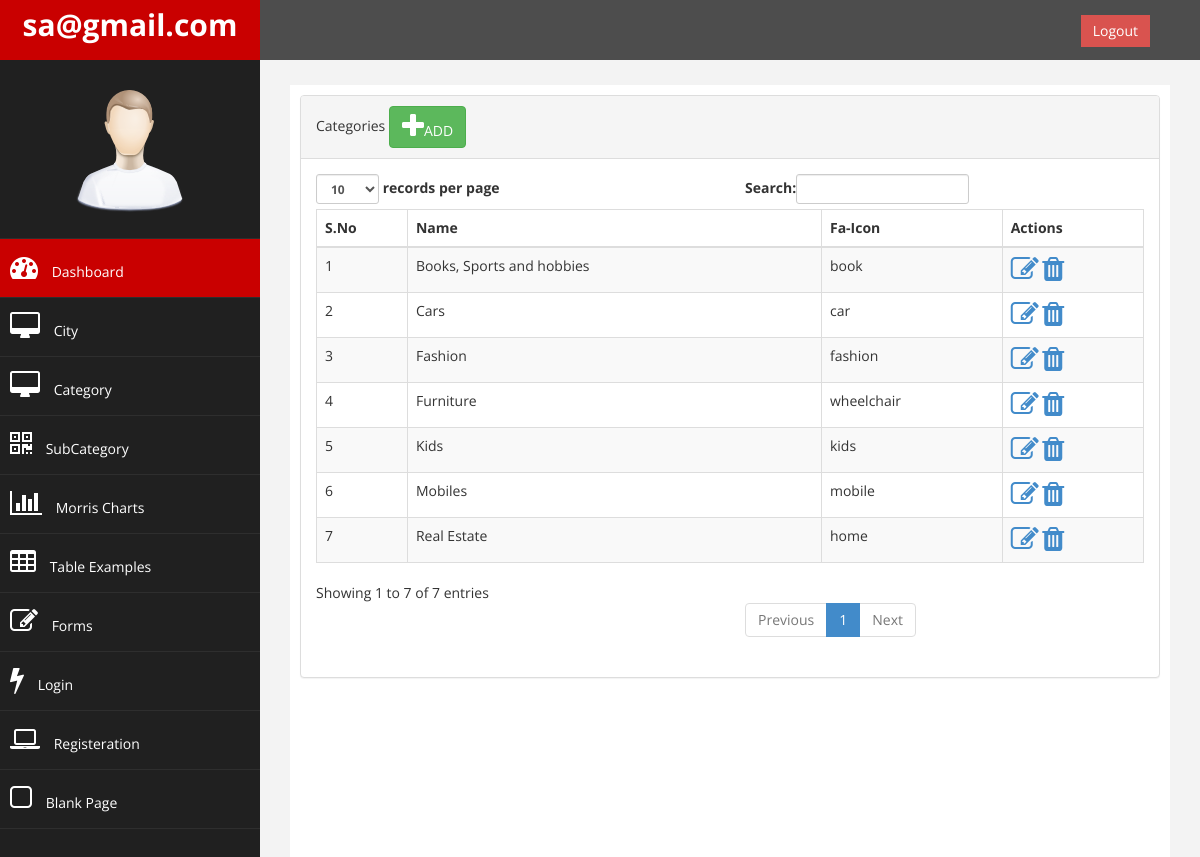
The app's page /admin/category.php (signed in) with its own data.
### tables this page shows
CREATE TABLE `category` (
  `id` int(11) NOT NULL,
  `name` varchar(50) NOT NULL,
  `fa_icon` varchar(25) NOT NULL
);

### admin/db/db.php (called while the page is built, shortened)
<?php
class DB{
 	 private $dbHost   = DB_HOST;
	 private $dbUsername   = DB_USER;
	 private $dbPassword   = DB_PASS;
	 private $dbName = DB_NAME;
	 public $db;
    public function __construct(){
        if(!$this->db){
            $conn = new mysqli($this->dbHost, $this->dbUsername, $this->dbPassword, $this->dbName);
            if($conn->connect_error){
                die("Failed to connect with MySQL: " . $conn->connect_error);
            }else{
                $this->db = $conn;
            }
        }
    }
    public function select($table,$conditions = array()){
        $sql = 'SELECT ';
        $sql .= array_key_exists("select",$conditions)?$conditions['select']:'*';
        $sql .= ' FROM '.$table;
        if(array_key_exists("order_by",$conditions)){
            $sql .= ' ORDER BY '.$conditions['order_by'];
        }
        $result = $this->db->query($sql);
        if(array_key_exists("return_type",$conditions) && $conditions['return_type'] != 'all'){
            switch($conditions['return_type']){
                case 'count':
                    $data = $result->num_rows;
                    break;
                case 'single':
                    $data = $result->fetch_assoc();
                    break;
                default:
                    $data = '';
            }
        }else{
            if($result->num_rows > 0){
                while($row = $result->fetch_assoc()){
                    $data[] = $row;
                }
            }
        }
        return !empty($data)?$data:false;
    }
}
$db = new DB();

### admin/category.php (the view, shortened to what this page needs)
<?php
	include 'init.php';
	$sessData = !empty($_SESSION['sessData'])?$_SESSION['sessData']:'';
?>
  	<div id="page-wrapper" >
        <div id="page-inner">
            <div class="row">
                <div class="col-md-12">
					<?php
						if (isset($_GET['action']) && !empty($_GET['action']) && ($_GET['action']=='edit')) {
						$conditions['where'] = array(
		                    'id'=>$_GET['id']
		                );
		                $conditions['return_type'] = 'single';
						$results= $db->select('category',$conditions);
						if(empty($results)){
							$sessData['status']['type'] = 'error';
                   			$sessData['status']['msg'] = 'Some problem occurred, please try again.';
                   			$_SESSION['sessData'] = $sessData;
							header('Location:category.php');
						}
					?>
						<div class="panel-body">
                            <div class="row">
                                <div class="col-md-6 col-md-offset-3">
                                    <h3>Add Category</h3>
                                    <form role="form"  action="classes/category.php" method="post">
                                        <div class="form-group">
                                            <label>Name</label>
                                            <input class="form-control" name="name" value="<?=$results['name']?>" />
                                        </div>
                                        <div class="form-group">
                                            <label>Fa-Icon</label>
                                            <input class="form-control" name="fa_icon" value="<?=$results['fa_icon']?>"/>
                                        </div>
                                        <input type="hidden" name="action" value="edit">
                                        <input type="hidden" name="id" value="<?=$results['id']?>">
                                        <button type="submit" class="btn btn-success" name="category_submit">Submit</button>
                                        <a type="reset" class="btn btn-primary" href="<?=$_SERVER['PHP_SELF']; ?>">Back</a>
                                    </form>
                                </div>
                            </div>
                        </div>
					<?php }else{
						$results= $db->select('category',array('order_by'=>'name ASC'));
						?>
						<div class="panel panel-default">
                        <div class="panel-heading">
                             Categories
                             <a class="btn btn-success" href="<?=$_SERVER['PHP_SELF']; ?>?action=add"><i class="fa fa-plus fa-2x"></i>ADD</a>
                        </div>
                        <div class="panel-body">
                            <div class="table-responsive">
                                <table class="table table-striped table-bordered table-hover" id="dataTables-example">
                                    <thead>
                                        <tr>
                                            <th>S.No</th>
                                            <th>Name</th>
                                            <th>Fa-Icon</th>
                                            <th>Actions</th>
                                        </tr>
                                    </thead>
                                    <tbody>
                                    	<?php $count = 0; foreach ($results as $res): ?>
                                        <tr class="odd gradeX">
                                            <td><?=$count = $count+1;?></td>
                                            <td><?=$res['name']?></td>
                                            <td><?=$res['fa_icon']?></td>
                                            <td>
                                            	 <a href="<?=$_SERVER['PHP_SELF']; ?>?action=edit&id=<?=$res['id']?>"> <i class="fa fa-edit fa-2x"></i></a>
                                            	 <a href="classes/category.php?action=delete&id=<?=$res['id']?>"  onclick="return confirm('Are you sure?')" name="category_delete"><i class="fa fa-trash fa-2x"></i></a>
                                            </td>
                                        </tr>
                                        <?php endforeach; ?>
                                    </tbody>
                                </table>
                            </div>
                        </div>
                    </div>
					<?php }?>
				</div>
			</div>
		</div>
	</div>

### admin/assets/css/custom.css (style rules this page uses)
body { font-family: 'Open Sans', sans-serif; }
#page-wrapper { padding: 15px 15px; min-height: 600px; background:#F3F3F3; }
#page-inner { width:100%; margin:10px 20px 10px 0px; background-color:#fff!important; padding:10px; min-height:1200px; }
@media (min-width:768px) { #page-wrapper { margin: 0 0 0 260px; padding: 15px 30px; min-height: 1200px; } }

### records on screen
category: name "Books, Sports and hobbies", fa_icon "book"
category: count "2", name "Cars", fa_icon "car"
category: count "3", name "Fashion", fa_icon "fashion"
category: count "4", name "Furniture", fa_icon "wheelchair"
category: count "5", name "Kids", fa_icon "kids"
category: count "6", name "Mobiles", fa_icon "mobile"
category: count "7", name "Real Estate", fa_icon "home"

### other values on screen
$_SESSION['AdminData']['adminEmail'] "sa@gmail.com"
